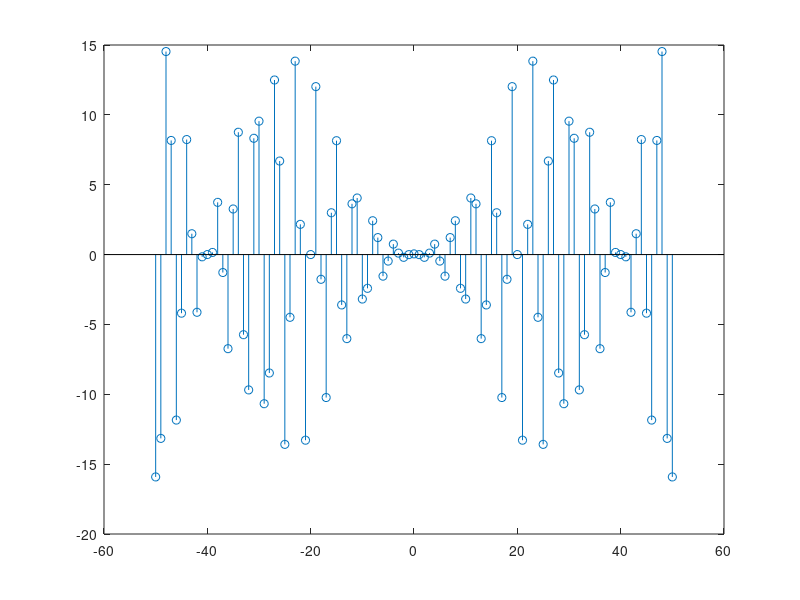

This chart was generated by the following MATLAB code:
%% passa baixa
m = 50;
n= -m:m;

wc = 0.2*pi;

h = sin(wc.*n)./(pi.*n)

h(m+1) = (wc/pi)

stem(n,h)
%freqz(h,1)
%zplane(h,1)

%% passa alta
m = 50;
n= -m:m;

wc = 0.2*pi;

h = -(sin(wc.*n)./(pi.*n))

h(m+1) = 1- (wc/pi)

stem(n,h)


%% passa faixa

m = 50;
n= -m:m;

wc1 = 0.5*pi;
wc2 = 0.55*pi;

h = (1/pi.*n).*(sin(wc2.*n) - sin(wc1.*n))

h(m+1) = (wc2-wc1)/(pi)

stem(n,h)